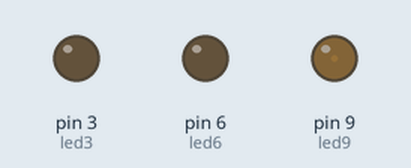
The sketch below on a simulated Arduino Uno, built with avr-gcc and run on an emulated ATmega328P. Shown: output pins drawn as LEDs (lit = HIGH).

Above: at 0.05 s.
At 0.25 s:
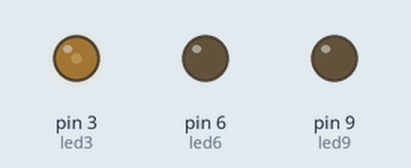
At 0.5 s:
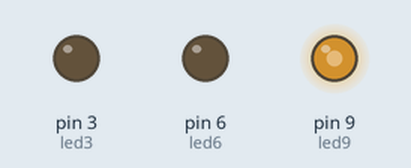
At 0.95 s:
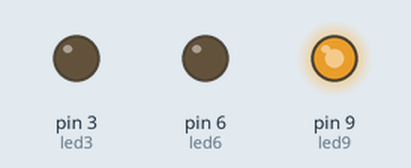
At 1.35 s:
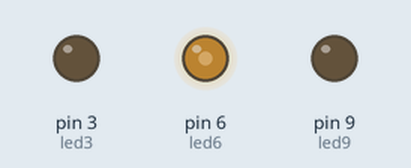
At 1.8 s:
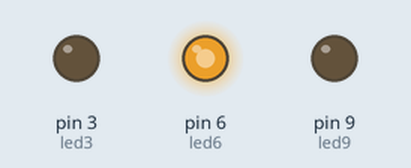
Timing chart, 0 to 4.1 s (numbered marks = the images above):
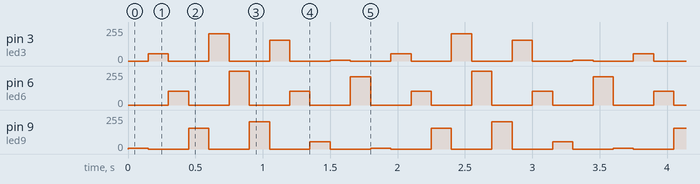

The sketch:

Fade_3___9.ino
```cpp
int led6 = 6 ;
int led9 = 9 ;
int brightness = 5;
int brightness1 = 0;
int fadeAmount = 50;
int wait9 = 150;
int led3 = 3 ;
int wait3 = 150;
void setup() {
  pinMode(led9,OUTPUT);pinMode(led3,OUTPUT);pinMode(led6,OUTPUT);
}

void loop() {
analogWrite(led9, brightness); delay(wait9);
 analogWrite(led9,brightness1);
  brightness = brightness + fadeAmount;
  if (brightness <=0 || brightness >= 255){
  fadeAmount = -fadeAmount ;
  }
 analogWrite(led3 , brightness);delay(wait3);
 analogWrite(led3,brightness1);
brightness = brightness + fadeAmount;
if (brightness <=0 || brightness >= 255){
fadeAmount = -fadeAmount;
}
analogWrite(led6, brightness); delay(wait9);
 analogWrite(led6,brightness1);
  brightness = brightness + fadeAmount;
  if (brightness <=0 || brightness >= 255){
  fadeAmount = -fadeAmount ;
  }
}
```

Measured:
- by itself, pin 3 (led3): repeats every 1.8 s: 0/255 0.30 s, 205/255 0.15 s, 0/255 0.30 s, 155/255 0.15 s, 0/255 0.30 s, 5/255 0.15 s, 0/255 0.30 s, 55/255 0.15 s
- by itself, pin 9 (led9): repeats every 1.8 s: 0/255 0.30 s, 155/255 0.15 s, 0/255 0.30 s, 205/255 0.15 s, 0/255 0.30 s, 55/255 0.15 s, 0/255 0.30 s, 5/255 0.15 s
